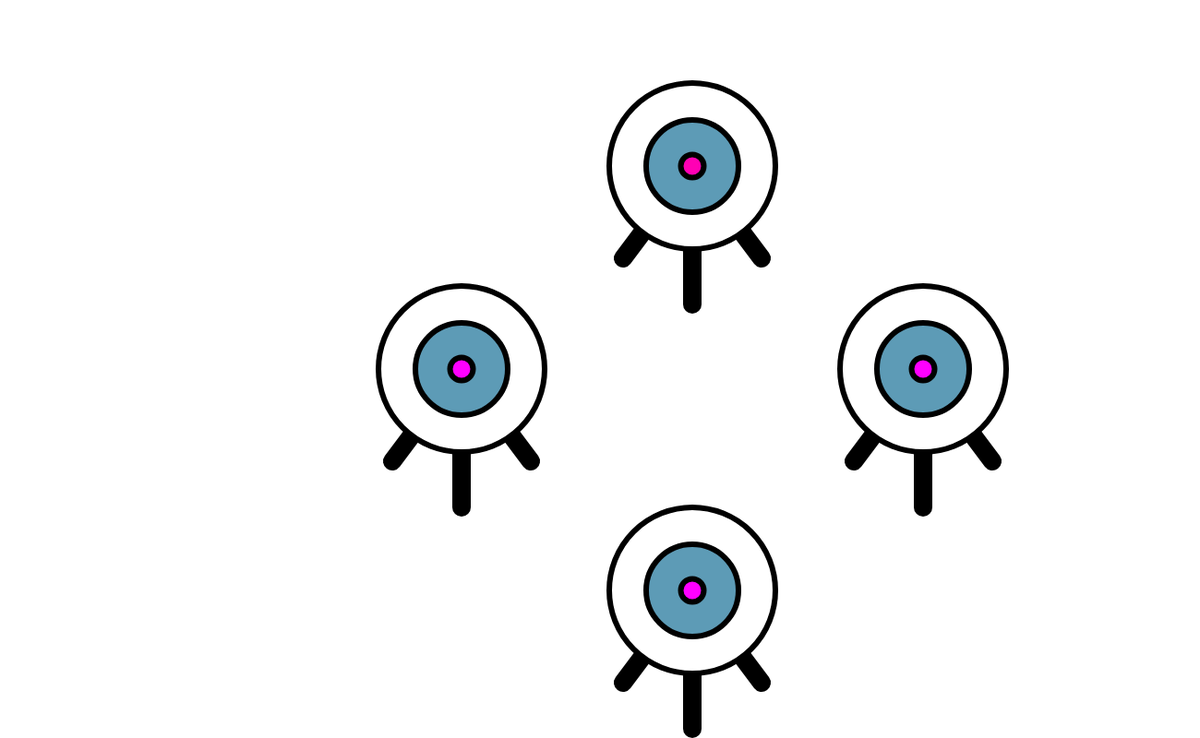
Frame 1 (no input)
Frame 60 (no input): identical to frame 1, image omitted
Frame 120 (the mouse pressed at the canvas centre since frame 60): identical to frame 1, image omitted

The p5.js sketch that drew this single still picture (run headless with seeded random() and noise() and a simulated clock; from frame 60 on, the mouse is pressed at the canvas centre):

// p5.js sketch
// ── sketch.js
var myZoog;
var myZoog1;
var myZoog2;
var myZoog3;

function setup() {
  createCanvas(1300, 800);
  //Initialize Zoog object
  myZoog = new Zoog(500, 400);
  myZoog1 = new Zoog(1000, 400);
  myZoog2 = new Zoog(width/2 + 100, height/10 + 100);
  myZoog3 = new Zoog(width/2 + 100, height *0.8, 400);
}

function draw() {
  background(255);
  //Operate Zoog objects
  myZoog.display();
  myZoog1.display();
  myZoog2.display();
  myZoog3.display();
}

function Zoog(tempX, tempY) {
  this.x = tempX;
  this.y = tempY;

  this.display = function () {
    strokeWeight(20);
    //left leg
    line(this.x, this.y, this.x-75, this.y+100);
    //middle leg
    line(this.x, this.y, this.x, this.y + 150);
    //right leg
    line(this.x, this.y, this.x + 75, this.y + 100);
    //outer eyeball
    strokeWeight(6);
    fill(255);
    ellipse(this.x, this.y, 180, 180);
    //inner eyeball
    fill(93, 155, 182);
    ellipse(this.x, this.y, 100, 100);
    fill(this.x, 0, this.y);
    //pupil
    ellipse(this.x, this.y, 25, 25);
    strokeWeight(20);
  };
}
